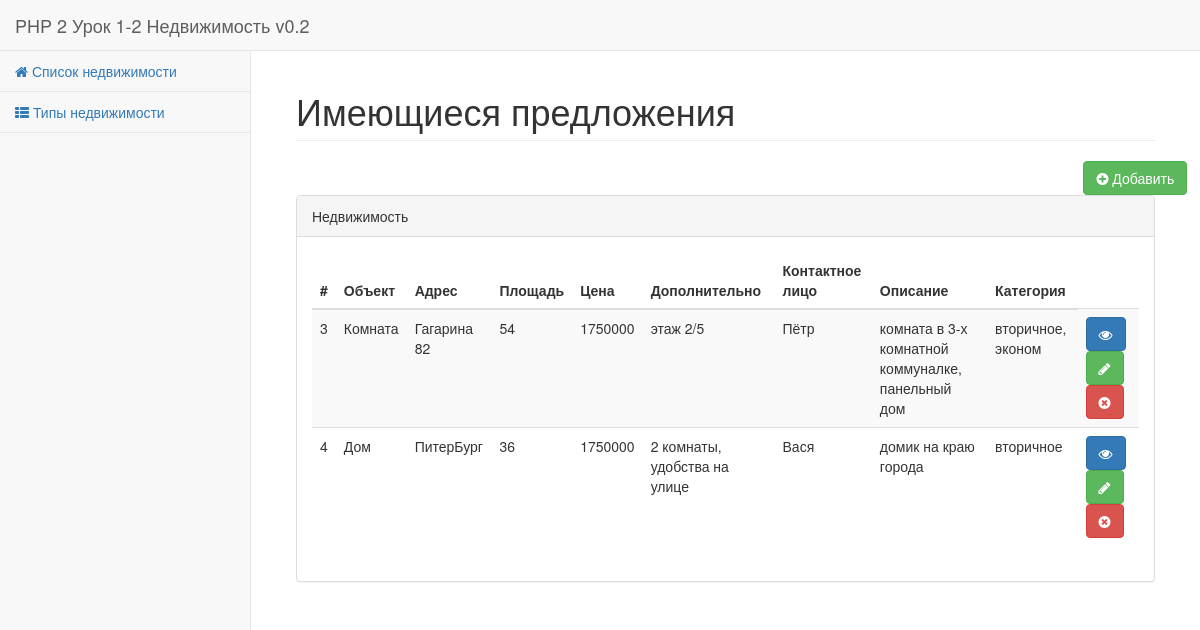
The page / on the database its author committed.
### tables this page shows
CREATE TABLE IF NOT EXISTS `realty` (
  `id` int(10) unsigned NOT NULL,
  `object` tinyint(3) unsigned NOT NULL,
  `address` varchar(256) NOT NULL,
  `square` int(10) unsigned NOT NULL,
  `price` int(10) unsigned NOT NULL,
  `additional` varchar(256) NOT NULL,
  `agent` varchar(256) NOT NULL,
  `description` varchar(2048) NOT NULL,
  `category` varchar(50) NOT NULL
);

### index.php (called while the page is built, shortened)
<?php
require_once "models/objects.model.php";
require_once "models/realty.model.php";
$realty = get_all_realty($db_link);
include "views/realty-index.list.view.php";

### models/realty.model.php (called while the page is built, shortened)
<?php
function get_all_realty ($db_link)
{
    $all_realty = array();
    $query = "SELECT `id`, (SELECT `title` FROM `objects` WHERE `objects`.`id`=`realty`.`object`) AS `object`, `address`, `square`, `price`, `additional`, `agent`, `description`, `category` FROM `realty`;";
    if ( $result = mysqli_query($db_link, $query))
    {
        while ( $row = mysqli_fetch_assoc( $result ) )
        {
            $all_realty[] = $row;
        }
        return $all_realty;
    }
    else
        return false;
}

### views/realty-index.list.view.php (the view, shortened to what this page needs)
<!DOCTYPE html>
<html lang="en">
<head>
    <link href="bower_components/bootstrap/dist/css/bootstrap.min.css" rel="stylesheet">
    <link href="bower_components/metisMenu/dist/metisMenu.min.css" rel="stylesheet">
    <link href="dist/css/sb-admin-2.css" rel="stylesheet">
    <link href="bower_components/font-awesome/css/font-awesome.min.css" rel="stylesheet" type="text/css">
</head>
<body>
<div id="wrapper">
    <nav class="navbar navbar-default navbar-static-top" role="navigation" style="margin-bottom: 0">
        <div class="navbar-header">
            <a class="navbar-brand" href="index.php">PHP 2 Урок 1-2 Недвижимость v0.2</a>
        </div>
        <div class="navbar-default sidebar" role="navigation">
            <div class="sidebar-nav navbar-collapse">
                <ul class="nav" id="side-menu">
                    <li>
                        <a href="index.php"> <i class="fa fa-home"></i></i> Список недвижимости</a>
                    </li>
                    <li>
                        <a href="types.php"> <i class="fa fa-th-list "></i> Типы недвижимости</a>
                    </li>
                </ul>
            </div>
        </div>
    </nav>
    <div id="page-wrapper">
        <div class="container-fluid">
            <div class="row">
                <div class="col-lg-12">
                    <h1 class="page-header">Имеющиеся предложения</h1>
                    <?php
                    if (count($realty)>0)
                    {
                    ?>
                    <a href="add.php" class="btn btn-success col-lg-offset-11"><i class="fa fa-plus-circle"></i> Добавить</a>
                    <div class="panel panel-default">
                        <div class="panel-heading">
                            Недвижимость
                        </div>
                        <div class="panel-body">
                            <div class="table-responsive">
                                <table class="table table-striped">
                                    <thead>
                                    <tr>
                                        <th>#</th>
                                        <th>Объект</th>
                                        <th>Адрес</th>
                                        <th>Площадь</th>
                                        <th>Цена</th>
                                        <th>Дополнительно</th>
                                        <th>Контактное лицо</th>
                                        <th>Описание</th>
                                        <th>Категория</th>
                                    </tr>
                                    </thead>
                                    <tbody>
                                    <?php
                                    foreach ($realty as $item) {
                                        ?>
                                        <tr>
                                            <td><?= $item['id'] ?></td>
                                            <td><?= $item['object'] ?></td>
                                            <td><?= $item['address'] ?></td>
                                            <td><?= $item['square'] ?></td>
                                            <td><?= $item['price'] ?></td>
                                            <td><?= $item['additional'] ?></td>
                                            <td><?= $item['agent'] ?></td>
                                            <td><?= $item['description'] ?></td>
                                            <td><?= $item['category'] ?></td>
                                            <td>
                                                <a class="btn btn-primary" href="show.php?id=<?= $item['id'] ?>"><i
                                                        class="fa fa-eye"></i></a>
                                                <a class="btn btn-success" href="edit.php?id=<?= $item['id'] ?>"><i
                                                        class="fa fa-pencil"></i></a>
                                                <a class="btn btn-danger" href="delete.php?id=<?= $item['id'] ?>"><i
                                                        class="fa fa-times-circle"></i></a>
                                            </td>
                                        </tr>
                                        <?php
                                    }
                                    ?>
                                    </tbody>
                                </table>
                                <?php
                                }
                                else
                                {
                                    echo '<p>Записей удовлетворяющих критерию выбора не найдено</p>';
                                }
                                ?>
                </div>
            </div>
        </div>
    </div>
</div>
</body>
</html>

### rows shown on the page
realty: id "3", object "Комната", address "Гагарина 82", square "54", price "1750000", additional "этаж 2/5", agent "Пётр", description "комната в 3-х комнатной коммуналке, панельный дом", category "вторичное, эконом"
realty: id "4", object "Дом", address "ПитерБург", square "36", price "1750000", additional "2 комнаты, удобства на улице", agent "Вася", description "домик на краю города", category "вторичное"
